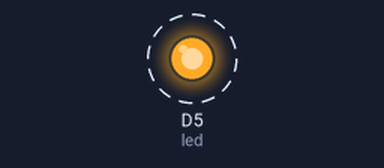
Bench run of a sketch on a simulated ESP8266 (NodeMCU). On the bench: output pins drawn as LEDs (lit = HIGH). Dashed ring = blinking. What the sketch prints to the serial monitor is not drawn.

Above: at 0.05 s.
Timing chart, 0 to 3.0 s (numbered marks = the images above):
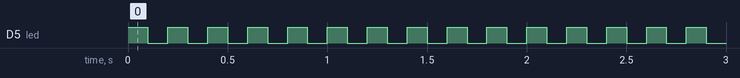

The sketch:

tes.ino
```cpp
#define led D5
void setup() {
  // put your setup code here, to run once:
  Serial.begin(115200);
  pinMode(led,HIGH);
}

void loop() {
  // put your main code here, to run repeatedly:
  digitalWrite(led,HIGH);
  delay(100);
  digitalWrite(led,LOW);
  delay(100);

  Serial.println("Bismillah");
}
```

Measured:
- by itself, D5 (led): alternates HIGH for 0.10 s and LOW for 0.10 s
